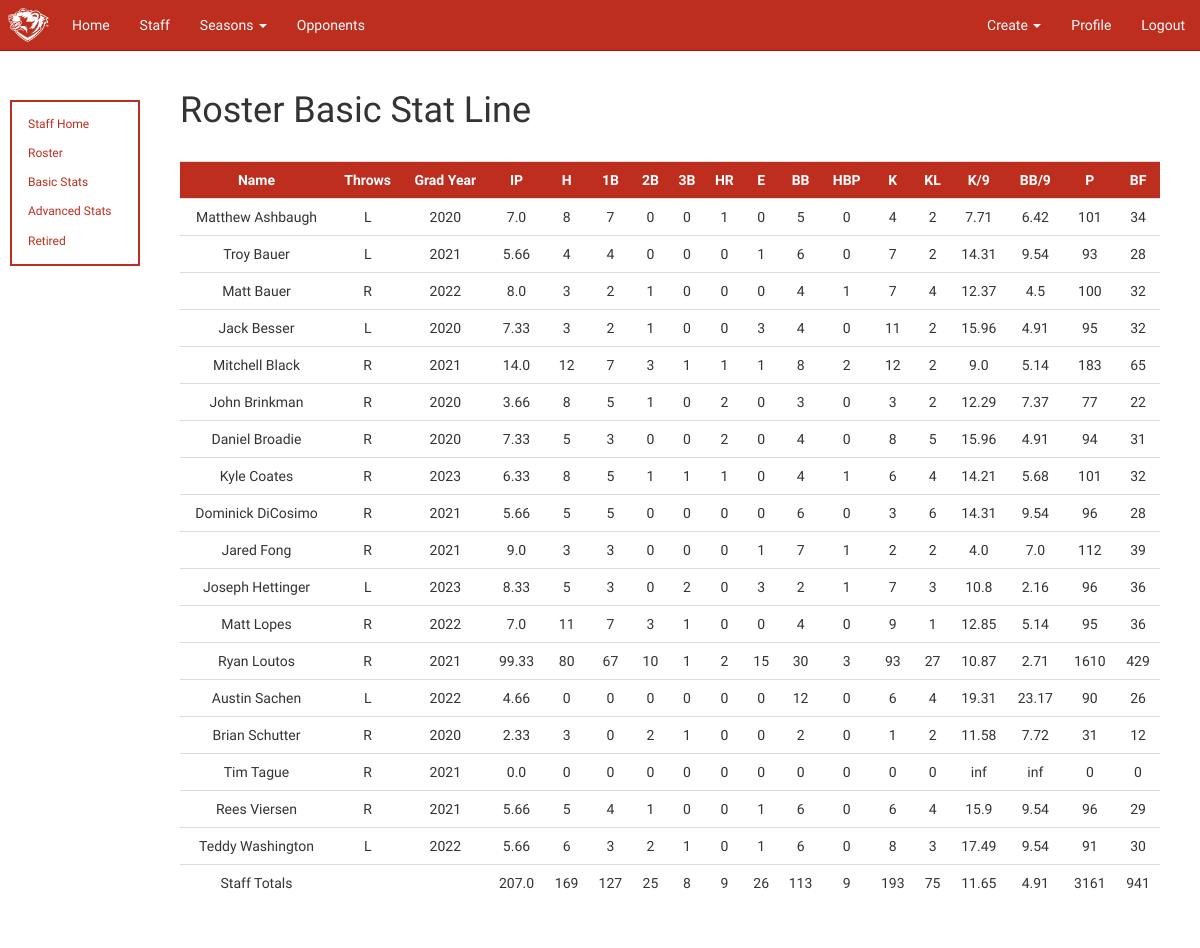
Page /staff/basic_stats (signed in) on the committed database.
### app/models.py (models this page shows, shortened)
class User(UserMixin, db.Model):
    id = db.Column(db.Integer, primary_key=True)
    admin = db.Column(db.Boolean, index=True)
    retired = db.Column(db.Boolean, index=True)
    username = db.Column(db.String(64), index=True, unique=True)
    email = db.Column(db.String(120), index=True, unique=True)
    password_hash = db.Column(db.String(128))
    firstname = db.Column(db.String(64))
    lastname = db.Column(db.String(64))
    grad_year = db.Column(db.String(8), index=True)
    throws = db.Column(db.String(8), index=True)
    outings = db.relationship('Outing', backref='pitcher', lazy='dynamic')

### app/views/staff.py (the view)
@staff.route('/staff/basic_stats', methods=['GET', 'POST'])
@login_required
def staff_basic_stats():
    pitchers = User.query.filter(User.grad_year != 'Coach/Manager').filter(User.retired == 0).order_by(User.lastname).all()
    staff_stat_summary, players_stat_summary = staffBasicStats(pitchers)
    return render_template(
        'staff/staff_basic_stats.html',
        staff_stat_summary=staff_stat_summary,
        players_stat_summary=players_stat_summary)

### app/models.py (called while the page is built)
@login.user_loader
def load_user(id):
    return User.query.get(int(id))

    def __repr__(self):
        return f'{self.semester} {self.year}'

### app/routes.py (called while the page is built)
@app.context_processor
def template_variables():
    return dict(
        current_season=getCurrentSeason(),
        old_seasons=getOldSeasons())

@app.context_processor
def utility_functions():
    def truncate(n, decimals=2):
        """Truncates the passed value to decimal places.

        Arguments :
            n {number} -- Number to be truncated

        Keyword Arguments :
            decimals {int} -- Number of decimal places to truncate to(default : {2})

        Returns :
            [int]-- truncated verison of passed value
        """
        multiplier = 10 ** decimals
        return int(n * multiplier) / multiplier
    return dict(
        truncate=truncate
    )

def getCurrentSeason():
    current_season = Season.query.filter_by(current_season=True).first()
    return current_season

def getOldSeasons():
    old_seasons = Season.query.filter_by(current_season=False).order_by(Season.year).all()
    return old_seasons

### app/stats.py (called while the page is built)
def truncate(n, decimals=2):
    multiplier = 10 ** decimals
    return int(n * multiplier) / multiplier

### app/templates/staff/staff_basic_stats.html (shortened to what this page needs)
{% extends "base.html" %}
{% block styles %}
    {{ super() }}
    <link rel="stylesheet" type="text/css" href="{{ url_for('static', filename='css/sidenav.css') }}">
{% endblock %}
{% block app_content %}
    {% include "staff/staff_sidenav.html" %}
    <div class="main">
        <h1>Roster Basic Stat Line</h1> <br>
        <table id="staff-basic-stats" class="table sortable_table">
            <tr class="table-headers">
                <th onclick="sortTable(0, 0, 2)">Name</th>
                <th onclick="sortTable(1, 0, 2)">Throws</th>
                <th onclick="sortTable(2, 0, 2)">Grad Year</th>
                <th onclick="sortTable(3, 0, 2)">IP</th>
                <th onclick="sortTable(4, 0, 2)">H</th>
                <th onclick="sortTable(5, 0, 2)">1B</th>
                <th onclick="sortTable(6, 0, 2)">2B</th>
                <th onclick="sortTable(7, 0, 2)">3B</th>
                <th onclick="sortTable(8, 0, 2)">HR</th>
                <th onclick="sortTable(9, 0, 2)">E</th>
                <th onclick="sortTable(10, 0, 2)">BB</th>
                <th onclick="sortTable(11, 0, 2)">HBP</th>
                <th onclick="sortTable(12, 0, 2)">K</th>
                <th onclick="sortTable(13, 0, 2)">KL</th>
                <th onclick="sortTable(14, 0, 2)">K/9</th>
                <th onclick="sortTable(15, 0, 2)">BB/9</th>
                <th onclick="sortTable(16, 0, 2)">P</th>
                <th onclick="sortTable(17, 0, 2)">BF</th>
            </tr>
            {% for pitcher in players_stat_summary %}
                <tr class="data-row">
                    <td>{{ pitcher["details"]["name"] }}</td>
                    <td>{{ pitcher["details"]["throws"] }}</td>
                    <td>{{ pitcher["details"]["class"] }}</td>
                    <td>{{ pitcher["stat_line"]["ip"] }}</td>
                    <td>{{ pitcher["stat_line"]["h"] }}</td>
                    <td>{{ pitcher["stat_line"]["1b"] }}</td>
                    <td>{{ pitcher["stat_line"]["2b"] }}</td>
                    <td>{{ pitcher["stat_line"]["3b"] }}</td>
                    <td>{{ pitcher["stat_line"]["hr"] }}</td>
                    <td>{{ pitcher["stat_line"]["e"] }}</td>
                    <td>{{ pitcher["stat_line"]["bb"] }}</td>
                    <td>{{ pitcher["stat_line"]["hbp"] }}</td>
                    <td>{{ pitcher["stat_line"]["k"] }}</td>
                    <td>{{ pitcher["stat_line"]["kl"] }}</td>
                    <td>{{ pitcher["stat_line"]["kp9"] }}</td>
                    <td>{{ pitcher["stat_line"]["bb9"] }}</td>
                    <td>{{ pitcher["stat_line"]["p"] }}</td>
                    <td>{{ pitcher["stat_line"]["bf"] }}</td>
                </tr>
            {% endfor %}
            <tr>
                <td>Staff Totals</td>
                <td></td>
                <td></td>
                <td>{{ staff_stat_summary["ip"] }}</td>
                <td>{{ staff_stat_summary["h"] }}</td>
                <td>{{ staff_stat_summary["1b"] }}</td>
                <td>{{ staff_stat_summary["2b"] }}</td>
                <td>{{ staff_stat_summary["3b"] }}</td>
                <td>{{ staff_stat_summary["hr"] }}</td>
                <td>{{ staff_stat_summary["e"] }}</td>
                <td>{{ staff_stat_summary["bb"] }}</td>
                <td>{{ staff_stat_summary["hbp"] }}</td>
                <td>{{ staff_stat_summary["k"] }}</td>
                <td>{{ staff_stat_summary["kl"] }}</td>
                <td>{{ staff_stat_summary["kp9"] }}</td>
                <td>{{ staff_stat_summary["bb9"] }}</td>
                <td>{{ staff_stat_summary["p"] }}</td>
                <td>{{ staff_stat_summary["bf"] }}</td>
            </tr>
        </table>
    </div>
{% endblock %}

### app/static/css/base.css (style rules this page uses)
th, td { text-align: center; }
.table-headers { background-color: #bd2e1f; color: #f9feff; }
.main { font-family: 'Exo', sans-serif; font-weight: 500; }

### app/static/css/sidenav.css (style rules this page uses)
.main { margin-left: 140px; padding: 0px 10px; font-family: 'Exo', sans-serif; font-weight: 500; }

### rows in the picture
User: details.class "2020"
User: details.class "2021"
User: details.class "2022"
User: details.class "2020"
User: details.class "2021"
User: details.class "2020"
User: details.class "2020"
User: details.class "2023"
User: details.class "2021"
User: details.class "2021"
User: details.class "2023"
User: details.class "2022"
User: details.class "2021"
User: details.class "2022"
User: details.class "2020"
User: details.class "2021"
User: details.class "2021"
User: details.class "2022"

### other values in the picture
{{ pitcher["details"]["name"] }} "Matthew Ashbaugh" "Troy Bauer" "Matt Bauer" "Jack Besser" "Mitchell Black" "John Brinkman" "Daniel Broadie" "Kyle Coates" "Dominick DiCosimo" "Jared Fong" "Joseph Hettinger" "Matt Lopes" "Ryan Loutos" "Austin Sachen" "Brian Schutter" "Tim Tague" "Rees Viersen" "Teddy Washington"
{{ pitcher["details"]["throws"] }} "L" "L" "R" "L" "R" "R" "R" "R" "R" "R" "L" "R" "R" "L" "R" "R" "R" "L"
{{ pitcher["stat_line"]["ip"] }} "7.0" "5.66" "8.0" "7.33" "14.0" "3.66" "7.33" "6.33" "5.66" "9.0" "8.33" "7.0" "99.33" "4.66" "2.33" "0.0" "5.66" "5.66"
{{ pitcher["stat_line"]["h"] }} "8" "4" "3" "3" "12" "8" "5" "8" "5" "3" "5" "11" "80" "0" "3" "0" "5" "6"
{{ pitcher["stat_line"]["1b"] }} "7" "4" "2" "2" "7" "5" "3" "5" "5" "3" "3" "7" "67" "0" "0" "0" "4" "3"
{{ pitcher["stat_line"]["2b"] }} "0" "0" "1" "1" "3" "1" "0" "1" "0" "0" "0" "3" "10" "0" "2" "0" "1" "2"
{{ pitcher["stat_line"]["3b"] }} "0" "0" "0" "0" "1" "0" "0" "1" "0" "0" "2" "1" "1" "0" "1" "0" "0" "1"
{{ pitcher["stat_line"]["hr"] }} "1" "0" "0" "0" "1" "2" "2" "1" "0" "0" "0" "0" "2" "0" "0" "0" "0" "0"
{{ pitcher["stat_line"]["e"] }} "0" "1" "0" "3" "1" "0" "0" "0" "0" "1" "3" "0" "15" "0" "0" "0" "1" "1"
{{ pitcher["stat_line"]["bb"] }} "5" "6" "4" "4" "8" "3" "4" "4" "6" "7" "2" "4" "30" "12" "2" "0" "6" "6"
{{ pitcher["stat_line"]["hbp"] }} "0" "0" "1" "0" "2" "0" "0" "1" "0" "1" "1" "0" "3" "0" "0" "0" "0" "0"
{{ pitcher["stat_line"]["k"] }} "4" "7" "7" "11" "12" "3" "8" "6" "3" "2" "7" "9" "93" "6" "1" "0" "6" "8"
{{ pitcher["stat_line"]["kl"] }} "2" "2" "4" "2" "2" "2" "5" "4" "6" "2" "3" "1" "27" "4" "2" "0" "4" "3"
{{ pitcher["stat_line"]["kp9"] }} "7.71" "14.31" "12.37" "15.96" "9.0" "12.29" "15.96" "14.21" "14.31" "4.0" "10.8" "12.85" "10.87" "19.31" "11.58" "inf" "15.9" "17.49"
{{ pitcher["stat_line"]["bb9"] }} "6.42" "9.54" "4.5" "4.91" "5.14" "7.37" "4.91" "5.68" "9.54" "7.0" "2.16" "5.14" "2.71" "23.17" "7.72" "inf" "9.54" "9.54"
